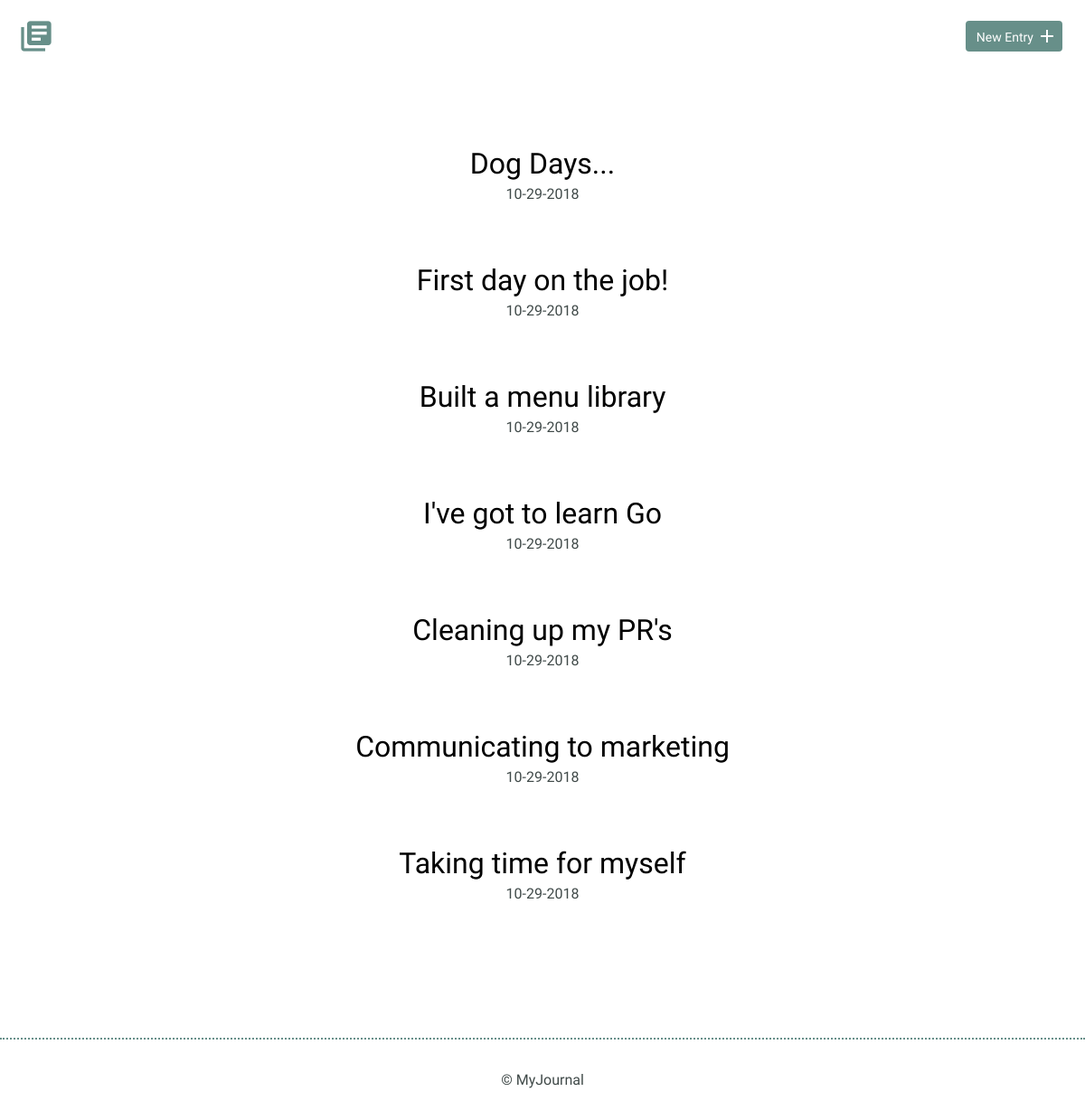
The page /entries on the database its author committed.
### journal/models.py (models this page shows)
class Entry(Model):
    title = CharField(unique=True)
    date = DateField(default=datetime.date.today, formats='%m-%d-%Y')
    time_spent = IntegerField()
    notes = TextField()
    resources = CharField()
    class Meta:
        database = db

### journal/journal.py (the view)
@app.route("/entries")
def list_entries():
    entries = ALL_ENTRIES()
    return render_template('index.html', entries=entries)

### journal/journal.py (called while the page is built)
@app.before_request
def before_request():
    g.db ,_ = initialize(
        database=SqliteDatabase(app.config['DATABASE']),
        seed_db=app.config['SEED_DB']
    )

@app.after_request
def after_request(response):
    g.db.close()
    return response

### journal/models.py (called while the page is built)
def ALL_ENTRIES():
    return Entry.select()

def initialize(database=None, seed_db=False):
    entries = None
    if not database:
        database = db
        database.connect()
    else:
        database.connect()
        database.bind([Entry])
    database.create_tables([Entry], safe=True)
    if seed_db:
        entries = seed()
    return database, entries

### journal/templates/index.html (shortened to what this page needs)
{% extends "layout.html" %}
{% block content %}
<div class="container">
    <div class="entry-list">
        {% for entry in entries %}
        <article>
            <h2><a href="/entries/{{ entry.id }}">{{ entry.title }}</a></h2>
            <time datetime="{{ entry.date }}">{{ entry.date }}</time>
        </article>
        {% endfor %}
    </div>
</div>
{% endblock %}

### journal/templates/layout.html (shortened to what this page needs)
<!DOCTYPE html>
<html>
    <head>
        <link rel="stylesheet" href="/static/css/normalize.css">
        <link rel="stylesheet" href="/static/css/site.css">
    </head>
    <body>
        <header>
            <div class="container">
                <div class="site-header">
                    <a class="logo" href="index.html"><i class="material-icons">library_books</i></a>
                    <a class="button icon-right" href="/entry"><span>New Entry</span> <i class="material-icons">add</i></a>
                </div>
            </div>
        </header>
        <section>
            {% block content %}{% endblock %}
        </section>
        <footer>
            <div>
                &copy; MyJournal
            </div>
        </footer>
    </body>
</html>

### journal/static/css/site.css (style rules this page uses)
body { font-size: 16px; color: #404a49; font-family: 'Cousine', serif; font-weight: 400; }
.container { margin: 0 auto; padding: 0 25px; }
header .site-header { margin: 0 auto; height: 95px; }
header .logo i { color: #678f89; margin: 20px 0 0 -5px; float: left; font-size: 40px; }
header .button { float: right; margin: 33px 0 0 0; }
footer { text-align: center; padding: 35px 0; border-top: 2px dotted #678f89; }
.button { padding: 8px 10px 6px 10px; background: #678f89; border: 2px solid #678f89; border-radius: 4px; text-decoration: none; color: #FFF; position: relative; text-align: center; font-size: 14px; }
.button.icon-right { padding-right: 30px; top: -10px; }
.button.icon-right i { position: absolute; top: 3px; right: 3px; }
h1, h2, h3 { margin: 0; font-weight: 400; line-height: 1em; color: #000; }
h2 { font-size: 32px; }
h2 a { text-decoration: none; color: #000; }
.entry-list, .edit-entry, .new-entry { max-width: 800px; margin: 0 auto; padding: 70px 0 150px 0; }
.entry-list article { margin-bottom: 70px; text-align: center; }
.entry-list article:last-child { margin-bottom: 0; }
.entry-list article h2 { margin-bottom: 8px; }

### rows shown on the page
Entry: title "Dog Days...", date "10-29-2018"
Entry: title "First day on the job!", date "10-29-2018"
Entry: title "Built a menu library", date "10-29-2018"
Entry: title "I've got to learn Go", date "10-29-2018"
Entry: title "Cleaning up my PR's", date "10-29-2018"
Entry: title "Communicating to marketing", date "10-29-2018"
Entry: title "Taking time for myself", date "10-29-2018"
